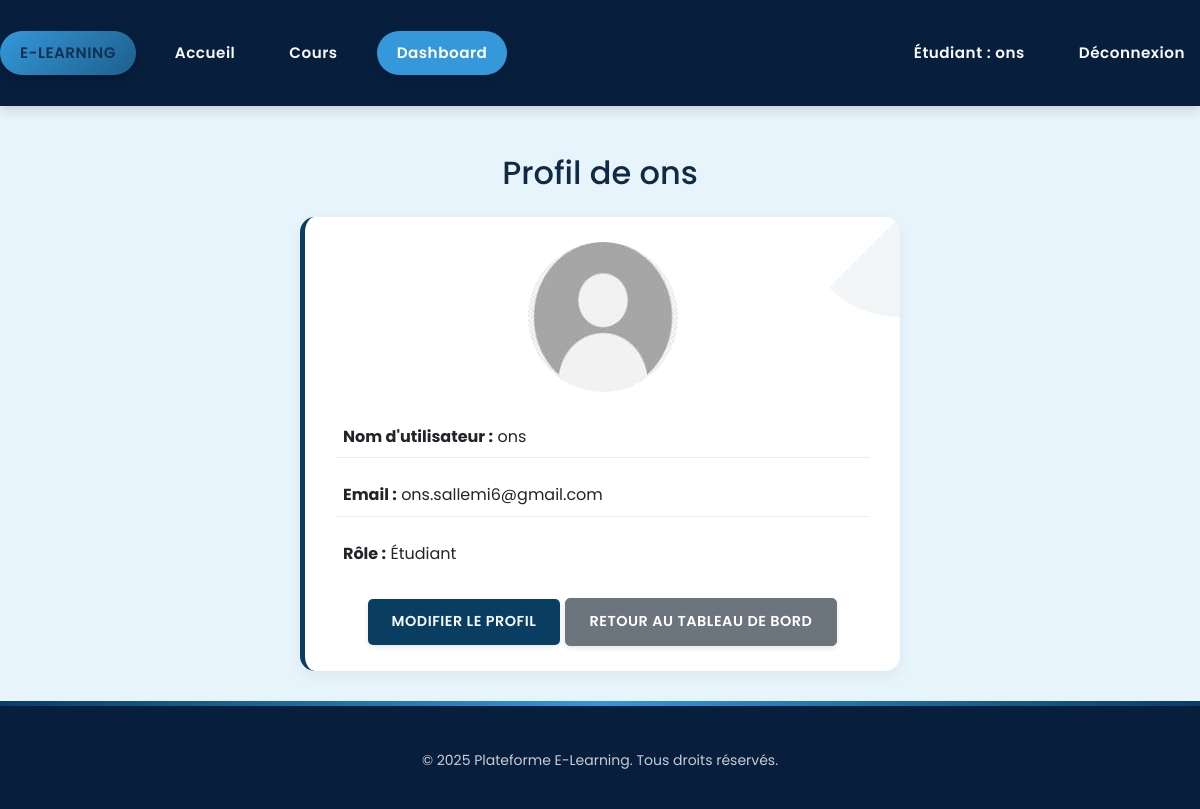
The app's page /profile/ (signed in) with its own data.
### users/models.py (models this page shows)
class User(AbstractUser):
    ROLE_CHOICES = (
        ('student', 'Étudiant'),
        ('teacher', 'Enseignant'),
        ('admin', 'admin'),
    )
    role = models.CharField(max_length=10, choices=ROLE_CHOICES)
    cv = models.FileField(upload_to='cvs/', null=True, blank=True)  # Pour les enseignants
    publications = models.TextField(blank=True, null=True)  # Pour les enseignants
    profile_picture = models.ImageField(upload_to='profile/', null=True, blank=True)  # Nouveau champ photo profil
    def is_student(self):
        return self.role == 'student'
    def is_teacher(self):
        return self.role == 'teacher'
    def is_admin(self):
        return self.role == 'admin'

### users/views.py (the view)
# urls.py: path('profile/', views.profile, name='profile'),
@login_required
def profile(request):
    return render(request, 'users/profile.html', {'user': request.user})

### templates/users/profile.html (shortened to what this page needs)
{% extends "base.html" %}
{% load static %}
{% block content %}
<div class="container mt-5">
  <h2 class="text-center mb-4">Profil de {{ request.user.get_full_name|default:request.user.username }}</h2>
  <div class="card mx-auto" style="max-width: 600px;">
    <div class="card-body">
      <div class="text-center mb-4">
        {% if request.user.profile_picture %}
          <img src="{{ request.user.profile_picture.url }}" class="rounded-circle" width="150" height="150" alt="Photo de profil">
        {% else %}
          <img src="{% static 'images/default-profile.jpg' %}" class="rounded-circle" width="150" height="150" alt="Photo de profil par défaut">
        {% endif %}
      </div>
      <div class="user-info">
        <p><strong>Nom d'utilisateur :</strong> {{ request.user.username }}</p>
        <p><strong>Email :</strong> {{ request.user.email }}</p>
        <p><strong>Rôle :</strong>
        {% if request.user.is_teacher %}
          Enseignant
          {% if request.user.cv %}
            <br><strong>CV :</strong> <a href="{{ request.user.cv.url }}" target="_blank">Voir le CV</a>
          {% endif %}
          {% if request.user.publications %}
            <br><strong>Publications :</strong> <a href="{{ request.user.publications.url }}" target="_blank">Voir les publications</a>
          {% endif %}
        {% elif request.user.is_student %}
          Étudiant
        {% elif request.user.is_superuser %}
          Administrateur
        {% endif %}
        </p>
      </div>
      <div class="text-center mt-4">
        <a href="{% url 'edit_profile' %}" class="btn btn-primary">Modifier le profil</a>
        <a href="{% url 'dashboard' %}" class="btn btn-secondary">Retour au tableau de bord</a>
      </div>
    </div>
  </div>
</div>
{% endblock %}

### templates/includes/header.html (shortened to what this page needs)
  <header class="main-header">
    <div class="container header-container">
      <nav class="nav-left">
        <ul>
          <li>
            <a href="{% url 'index' %}" class="site-title">E-learning</a>
          </li>
          <li><a href="{% url 'index' %}">Accueil</a></li>
          {% if user.is_authenticated %}
            {% if user.is_student %}
              <li><a href="{% url 'course_list' %}">Cours</a></li>
                          <li><a href="{% url 'dashboardCourses' %}" class="nav-dashboard">Dashboard</a></li>
            {% endif %}
          {% endif %}
        </ul>
      </nav>
      <nav class="nav-main">
        <ul>
          {% if user.is_authenticated %}
            <li>
              <a href="{% url 'profile' %}">
                {% if user.is_teacher %}
                  Enseignant
                {% elif user.is_student %}
                  Étudiant
                {% elif user.is_admin %}
                  Administrateur
                {% endif %}
                : {{ user.username }}
              </a>
            </li>
            <li><a href="{% url 'logout' %}">Déconnexion</a></li>
          {% else %}
            <li><a href="{% url 'login' %}">Connexion</a></li>
            <li><a href="{% url 'register' %}">Inscription</a></li>
          {% endif %}
        </ul>
      </nav>
    </div>
  </header>

### static/css/style.css (style rules this page uses)
* { margin: 0; padding: 0; box-sizing: border-box; }
:root { --primary-color: #0a3d62; --primary-dark: #071e3d; --primary-light: #1e5f8c; --accent-color: #3498db; --light-bg: #e8f4fc; --text-color: #102a43; --text-light: #f8f9fa; --border-color: #c5d9e8; --success-color: #1e5f8c; --warning-color: #3498db; --danger-color: #071e3d; }
body { font-family: 'Poppins', 'Segoe UI', sans-serif; line-height: 1.6; background-color: var(--light-bg); color: var(--text-color); position: relative; min-height: 100vh; }
.animate-in { animation: fadeIn 0.6s ease-out forwards; opacity: 0; }
a { text-decoration: none; color: var(--accent-color); transition: color 0.3s ease; }
.btn { display: inline-block; padding: 0.75rem 1.5rem; border-radius: 5px; font-weight: 600; transition: all 0.3s ease; cursor: pointer; box-shadow: 0 2px 5px rgba(0, 0, 0, 0.1); text-transform: uppercase; letter-spacing: 0.5px; font-size: 0.9rem; }
.btn-primary { background-color: var(--primary-color); color: var(--text-light); border: none; }
ul { list-style: none; padding: 0; margin: 0; display: flex; gap: 20px; }
ul li { display: inline; }
ul li a { text-decoration: none; color: #004aad; font-weight: 600; transition: color 0.3s; }
.container { max-width: 1200px; margin: 0 auto; padding: 0 20px; }
.card { border: none; border-radius: 15px; padding: 25px 30px; background-color: white; box-shadow: 0 5px 15px rgba(0, 0, 0, 0.05); margin-bottom: 30px; transition: all 0.3s ease; border-left: 5px solid var(--primary-color); position: relative; overflow: hidden; }
.card::before { content: ''; position: absolute; top: 0; right: 0; width: 100px; height: 100px; background: linear-gradient(135deg, transparent 50%, rgba(10, 61, 98, 0.05) 50%); border-radius: 0 0 0 100px; z-index: 0; }
.card-body { padding: 0; }
.main-header { background-color: var(--primary-dark); padding: 15px 0; box-shadow: 0 4px 10px rgba(0,0,0,0.15); font-family: 'Poppins', 'Segoe UI', sans-serif; position: sticky; top: 0; z-index: 1000; transition: all 0.3s ease; }
.header-container { max-width: 1200px; margin: 0 auto; padding: 0 20px; display: flex; justify-content: space-between; align-items: center; }
.nav-left ul, .nav-main ul { list-style: none; display: flex; gap: 25px; align-items: center; margin: 0; padding: 0; }
.nav-left ul li a, .nav-main ul li a { color: var(--text-light); font-weight: 600; text-decoration: none; padding: 10px 15px; border-radius: 30px; transition: all 0.3s ease; font-size: 0.95rem; letter-spacing: 0.5px; position: relative; display: inline-block; }
.nav-left ul li a::after, .nav-main ul li a::after { content: ''; position: absolute; bottom: 0; left: 50%; width: 0; height: 2px; background: var(--accent-color); transition: all 0.3s ease; transform: translateX(-50%); opacity: 0; }
.site-title { font-size: 1.5rem; font-weight: 800; color: var(--text-light) !important; text-transform: uppercase; letter-spacing: 1px; background: linear-gradient(135deg, var(--accent-color), var(--primary-light)); padding: 10px 20px !important; border-radius: 30px !important; box-shadow: 0 4px 10px rgba(0,0,0,0.2); }
.nav-dashboard { background-color: var(--accent-color); color: white !important; padding: 10px 20px !important; border-radius: 30px !important; box-shadow: 0 4px 10px rgba(0,0,0,0.1); }

### templates/includes/header.html (style rules this page uses)
.header-container { display: flex; justify-content: space-between; align-items: center; padding: 1rem 0; }
.nav-left ul, .nav-main ul { list-style: none; margin: 0; padding: 0; display: flex; gap: 1.5rem; align-items: center; }
.nav-left a, .nav-main a { text-decoration: none; color: #333; font-weight: 500; }
.site-title { font-size: 1.25rem; font-weight: bold; color:rgb(16, 49, 84) !important; }

### templates/users/profile.html (style rules this page uses)
.user-info p { margin-bottom: 1rem; padding: 0.5rem; border-bottom: 1px solid #eee; }
.user-info p:last-child { border-bottom: none; }

### records on screen
User: username "ons", user.get_full_name "ons", user.username "ons", user.email "ons.sallemi6@gmail.com"

### other values on screen
{{ year|default:2025 }} "2025"
